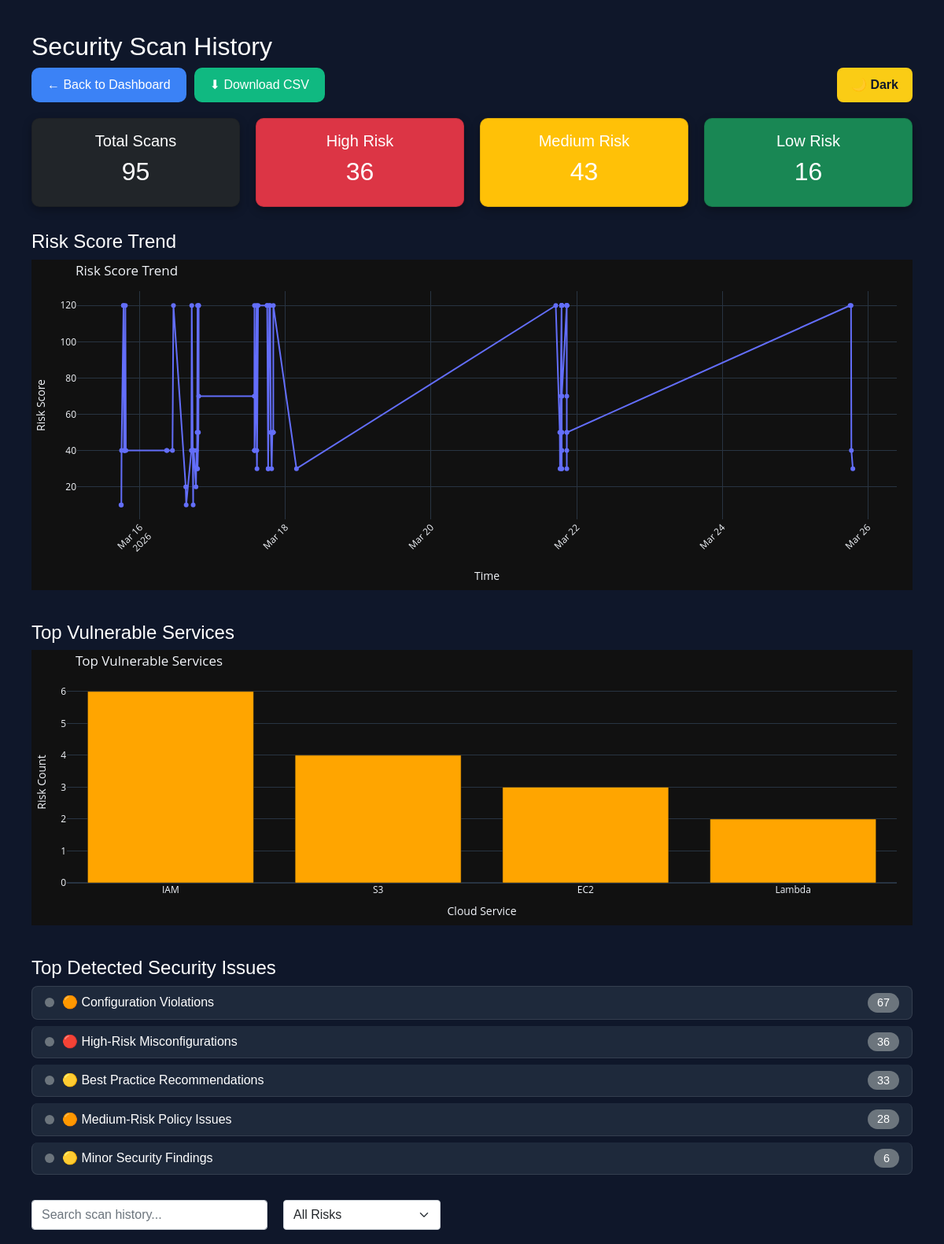
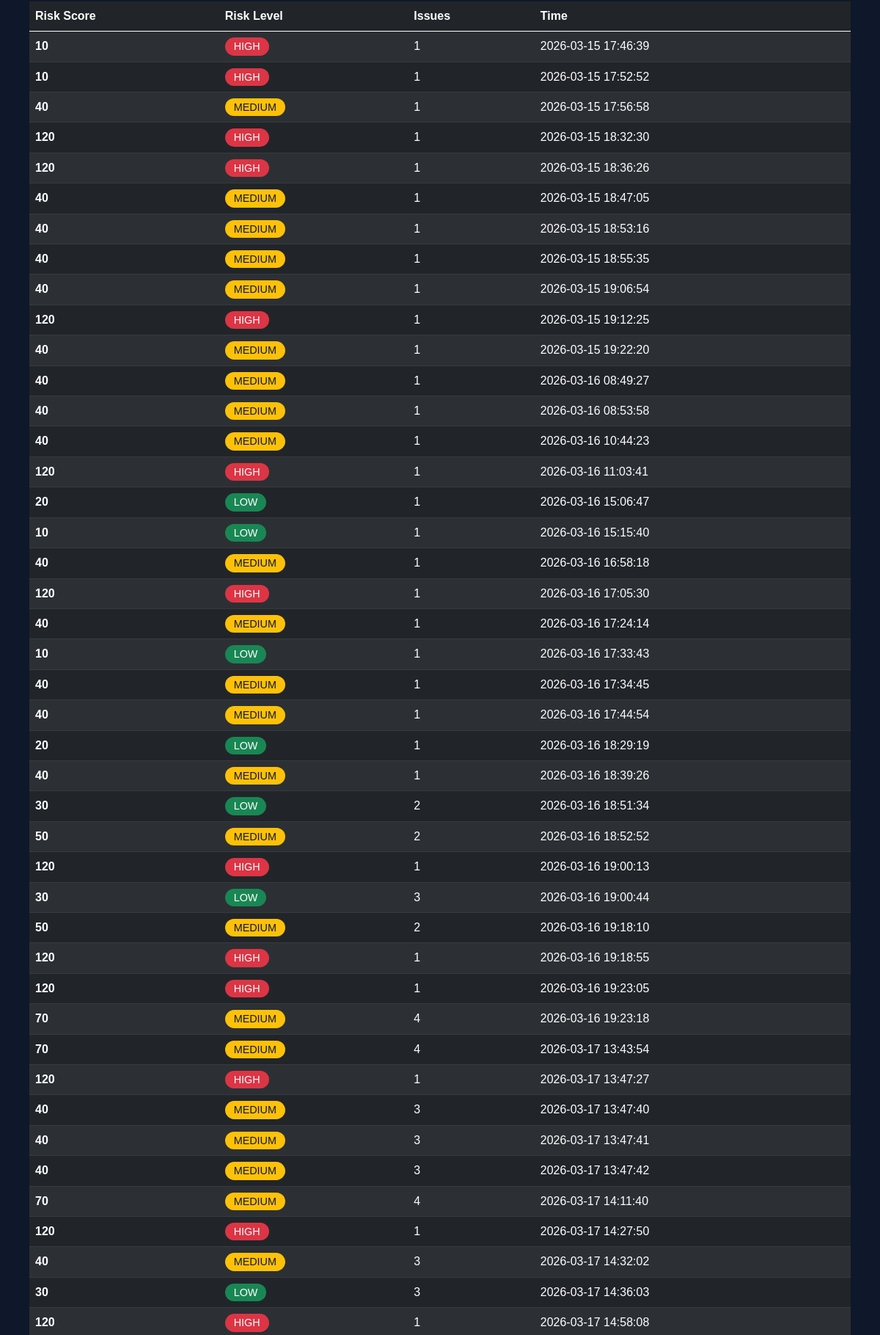
Screenshot of /history (signed in, upper part) with the database file from the repository (2 pictures, top to bottom).
### tables this page shows
CREATE TABLE scans (
            id INTEGER PRIMARY KEY AUTOINCREMENT,
            username TEXT,
            risk_score INTEGER,
            risk_level TEXT,
            issues_count INTEGER,
            timestamp DATETIME DEFAULT CURRENT_TIMESTAMP
        );

### app.py (the view, shortened to what this page needs)
@app.route("/history")
def history():
    if "user_id" not in session:
        return redirect(url_for("auth.login"))
    username = session.get("username")
    scans = get_scan_history(username)
    print(f"Username: {username}")
    print(f"Number of Scans: {len(scans)}")
    print(f"Scans data: {scans[:5]}")
    vulnerability_counts = {}
    for scan in scans:
        issues_count = scan[2]
        risk_level = scan[1]
        if issues_count > 0:
            if risk_level == "HIGH":
                if issues_count > 5:
                    category = "🔴 Critical Security Gaps"
                else:
                    category = "🔴 High-Risk Misconfigurations"
            elif risk_level == "MEDIUM":
                if issues_count > 3:
                    category = "🟠 Medium-Risk Policy Issues"
                else:
                    category = "🟠 Configuration Violations"
            elif risk_level == "LOW":
                if issues_count > 2:
                    category = "🟡 Best Practice Recommendations"
                else:
                    category = "🟡 Minor Security Findings"
            else:
                category = "⚪ Security Observations"
            vulnerability_counts[category] = (
                vulnerability_counts.get(category, 0) + issues_count
            )
    top_vulnerabilities = sorted(
        vulnerability_counts.items(), key=lambda x: x[1], reverse=True
    )[:5]
    if not top_vulnerabilities:
        top_vulnerabilities = [("📊 No security issues detected", 0)]
    print(f"Top vulnerabilities: {top_vulnerabilities}")  # Debug log
    services = ["IAM", "S3", "EC2", "Lambda"]
    service_risk_values = [6, 4, 3, 2]
    try:
        service_fig = go.Figure()
        service_fig.add_trace(
            go.Bar(x=services, y=service_risk_values, marker_color="orange")
        )
        service_fig.update_layout(
            title="Top Vulnerable Services",
            xaxis_title="Cloud Service",
            yaxis_title="Risk Count",
            template="plotly_dark",
            height=350,
            margin=dict(l=20, r=20, t=40, b=20),
        )
        service_chart = plot(
            service_fig,
            output_type="div",
            include_plotlyjs=False,
            config={"displaylogo": False, "displayModeBar": False},
        )
    except Exception as e:
        print(f"Error creating service chart: {e}")
        service_chart = "<p>Error loading chart</p>"
    total_scans = len(scans)
    high_risk = len([s for s in scans if s[1] == "HIGH"])
    medium_risk = len([s for s in scans if s[1] == "MEDIUM"])
    low_risk = len([s for s in scans if s[1] == "LOW"])
    scans = list(reversed(scans))
    risk_scores = [scan[0] for scan in scans]
    timestamps = [scan[3] for scan in scans]
    try:
        fig = go.Figure()
        fig.add_trace(
            go.Scatter(
                x=timestamps, y=risk_scores, mode="lines+markers", name="Risk Score"
            )
        )
        fig.update_layout(
            title="Risk Score Trend",
            height=420,
            xaxis_title="Time",
            yaxis_title="Risk Score",
            template="plotly_dark",
            margin=dict(l=20, r=20, t=40, b=20),
            xaxis_tickangle=-45,
        )
        chart = plot(
            fig,
            output_type="div",
            include_plotlyjs=False,
            config={"displaylogo": False, "displayModeBar": False},
        )
    except Exception as e:
        print(f"Error creating trend chart: {e}")
        chart = "<p>Error loading chart</p>"
    return render_template(
        "history.html",
        scans=scans,
        chart=chart,
        service_chart=service_chart,
        total_scans=total_scans,
        high_risk=high_risk,
        medium_risk=medium_risk,
        low_risk=low_risk,
        top_vulnerabilities=top_vulnerabilities,
    )

### app.py (called while the page is built)
@app.after_request
def add_security_headers(response):
    response.headers["X-Content-Type-Options"] = "nosniff"
    response.headers["X-Frame-Options"] = "DENY"
    response.headers["X-XSS-Protection"] = "1; mode=block"
    response.headers["Strict-Transport-Security"] = (
        "max-age=31536000; includeSubDomains"
    )
    response.headers["Content-Security-Policy"] = (
        "default-src 'self'; "
        "script-src 'self' 'unsafe-inline' 'unsafe-eval' https://cdn.plot.ly https://cdn.jsdelivr.net; "
        "style-src 'self' 'unsafe-inline' https://cdn.jsdelivr.net; "
        "img-src 'self' data: https:; "
        "connect-src 'self' https://cdn.jsdelivr.net;"
    )
    response.headers["Referrer-Policy"] = "strict-origin-when-cross-origin"
    response.headers["Permissions-Policy"] = "geolocation=(), microphone=(), camera=()"
    return response

### database/db.py (called while the page is built)
def get_scan_history(username):
    conn = sqlite3.connect(DB_NAME)
    cursor = conn.cursor()
    cursor.execute(
        """
        SELECT risk_score, risk_level, issues_count, timestamp
        FROM scans
        WHERE username = ?
        ORDER BY timestamp DESC
    """,
        (username,),
    )
    rows = cursor.fetchall()
    conn.close()
    return rows

### templates/history.html (shortened to what this page needs)
<!DOCTYPE html>
<html>
<head>
    <link href="https://cdn.jsdelivr.net/npm/bootstrap@5.0.0-beta3/dist/css/bootstrap.min.css" rel="stylesheet">
</head>
<body>
    <h2>Security Scan History</h2>
    <div style="display:flex; justify-content:space-between; margin-bottom:20px; flex-wrap: wrap; gap: 10px;">
        <div style="display:flex; gap:10px;">
            <a href="/" class="btn btn-primary">← Back to Dashboard</a>
            <a href="/export_csv" class="btn btn-success">⬇ Download CSV</a>
        </div>
        <div>
            <button onclick="toggleTheme()" id="themeBtn" class="theme-btn">🌙 Dark</button>
        </div>
    </div>
    <div style="display:flex; gap:20px; margin-bottom:30px; flex-wrap: wrap;">
        <div class="card summary-card total-scans-card"
            style="flex:1; min-width:200px; text-align:center; padding:1rem; border-radius:10px; background: #1e293b; color: white;">
            <h5>Total Scans</h5>
            <h2>{{ total_scans }}</h2>
        </div>
        <div class="card summary-card high-risk-card"
            style="flex:1; min-width:200px; text-align:center; padding:1rem; border-radius:10px; background: #dc3545; color: white;">
            <h5>High Risk</h5>
            <h2>{{ high_risk }}</h2>
        </div>
        <div class="card summary-card medium-risk-card"
            style="flex:1; min-width:200px; text-align:center; padding:1rem; border-radius:10px; background: #ffc107; color: white;">
            <h5>Medium Risk</h5>
            <h2>{{ medium_risk }}</h2>
        </div>
        <div class="card summary-card low-risk-card"
            style="flex:1; min-width:200px; text-align:center; padding:1rem; border-radius:10px; background: #198754; color: white;">
            <h5>Low Risk</h5>
            <h2>{{ low_risk }}</h2>
        </div>
    </div>
    <h4 style="margin-top:30px;">Risk Score Trend</h4>
    <div style="margin-bottom:40px;" class="chart-container">
        {{ chart | safe }}
    </div>
    <h4 style="margin-top:30px;">Top Vulnerable Services</h4>
    <div style="margin-bottom:40px;" class="chart-container">
        {{ service_chart | safe }}
    </div>
    <h4 style="margin-top:30px;">Top Detected Security Issues</h4>
    <ul class="list-group mb-4">
        {% for vuln, count in top_vulnerabilities %}
        <li class="list-group-item d-flex justify-content-between align-items-center">
            <div style="display: flex; align-items: center; gap: 10px;">
                {% if 'CRITICAL' in vuln or 'HIGH' in vuln %}
                <span
                    style="display: inline-block; width: 12px; height: 12px; background: #dc3545; border-radius: 50%;"></span>
                <span style="font-weight: 500;">{{ vuln }}</span>
                {% elif 'MEDIUM' in vuln %}
                <span
                    style="display: inline-block; width: 12px; height: 12px; background: #fd7e14; border-radius: 50%;"></span>
                <span style="font-weight: 500;">{{ vuln }}</span>
                {% elif 'LOW' in vuln %}
                <span
                    style="display: inline-block; width: 12px; height: 12px; background: #ffc107; border-radius: 50%;"></span>
                <span style="font-weight: 500;">{{ vuln }}</span>
                {% else %}
                <span
                    style="display: inline-block; width: 12px; height: 12px; background: #6c757d; border-radius: 50%;"></span>
                <span style="font-weight: 500;">{{ vuln }}</span>
                {% endif %}
            </div>
            {% if 'CRITICAL' in vuln or 'HIGH' in vuln %}
            <span class="badge" style="background: #dc3545; color: white; padding: 5px 12px; border-radius: 20px;">{{
                count }}</span>
            {% elif 'MEDIUM' in vuln %}
            <span class="badge" style="background: #fd7e14; color: #0f172a; padding: 5px 12px; border-radius: 20px;">{{
                count }}</span>
            {% elif 'LOW' in vuln %}
            <span class="badge" style="background: #ffc107; color: #0f172a; padding: 5px 12px; border-radius: 20px;">{{
                count }}</span>
            {% else %}
            <span class="badge" style="background: #6c757d; color: white; padding: 5px 12px; border-radius: 20px;">{{
                count }}</span>
            {% endif %}
        </li>
        {% endfor %}
    </ul>
    <div style="display:flex; gap:20px; margin-bottom:20px;">
        <input type="text" id="searchInput" onkeyup="searchTable()" placeholder="Search scan history..."
            class="form-control" style="max-width:300px;">
        <select id="riskFilter" class="form-select" style="width:200px;" onchange="filterTable()">
            <option value="ALL">All Risks</option>
        </select>
    </div>
    <table id="scanTable" class="table table-dark table-striped">
        <thead>
            <tr>
                <th>Risk Score</th>
                <th>Risk Level</th>
                <th>Issues</th>
                <th>Time</th>
            </tr>
        </thead>
        <tbody>
            {% for scan in scans %}
            <tr>
                <td>{{ scan[0] }}</td>
                <td>
                    <span
                        class="badge {% if scan[1] == 'HIGH' %}bg-danger {% elif scan[1] == 'MEDIUM' %}bg-warning text-dark {% elif scan[1] == 'LOW' %}bg-success {% else %}bg-secondary{% endif %}">
                        {{ scan[1] }}
                    </span>
                </td>
                <td>{{ scan[2] }}</td>
                <td>{{ scan[3] }}</td>
            </tr>
            {% endfor %}
        </tbody>
    </table>
</body>
</html>

### templates/history.html (style rules this page uses)
body { background: #0f172a; color: white; font-family: Arial; padding: 40px; transition: background-color 0.3s ease, color 0.3s ease; }
table { background: #1e293b; }
.theme-btn { background: #facc15; color: #0f172a; padding: 10px 18px; border-radius: 8px; border: none; font-weight: bold; cursor: pointer; transition: all 0.2s ease; }
.summary-card { box-shadow: 0 4px 12px rgba(0, 0, 0, 0.3); }
.list-group-item { transition: transform 0.2s ease, box-shadow 0.2s ease; margin-bottom: 8px; border-radius: 8px !important; border: 1px solid rgba(255, 255, 255, 0.1); background: #1e293b; color: white; }
.badge { font-size: 0.9rem; padding: 5px 12px; border-radius: 20px; font-weight: 500; }
.badge.bg-danger { background: #dc3545 !important; color: white; }
.badge.bg-warning { background: #ffc107 !important; color: #0f172a !important; }
.btn-primary { background: #3b82f6; border: none; color: white; padding: 10px 20px; border-radius: 10px; font-weight: 500; }
.btn-success { background: #10b981; border: none; color: white; padding: 10px 20px; border-radius: 10px; font-weight: 500; }
#scanTable td:first-child { font-weight: 600; }

### rows the page displays
scans: risk_score "10", risk_level "HIGH", issues_count "1", timestamp "2026-03-15 17:46:39"
scans: risk_score "10", risk_level "HIGH", issues_count "1", timestamp "2026-03-15 17:52:52"
scans: risk_score "40", risk_level "MEDIUM", issues_count "1", timestamp "2026-03-15 17:56:58"
scans: risk_score "120", risk_level "HIGH", issues_count "1", timestamp "2026-03-15 18:32:30"
scans: risk_score "120", risk_level "HIGH", issues_count "1", timestamp "2026-03-15 18:36:26"
scans: risk_score "40", risk_level "MEDIUM", issues_count "1", timestamp "2026-03-15 18:47:05"
scans: risk_score "40", risk_level "MEDIUM", issues_count "1", timestamp "2026-03-15 18:53:16"
scans: risk_score "40", risk_level "MEDIUM", issues_count "1", timestamp "2026-03-15 18:55:35"
scans: risk_score "40", risk_level "MEDIUM", issues_count "1", timestamp "2026-03-15 19:06:54"
scans: risk_score "120", risk_level "HIGH", issues_count "1", timestamp "2026-03-15 19:12:25"
scans: risk_score "40", risk_level "MEDIUM", issues_count "1", timestamp "2026-03-15 19:22:20"
scans: risk_score "40", risk_level "MEDIUM", issues_count "1", timestamp "2026-03-16 08:49:27"
scans: risk_score "40", risk_level "MEDIUM", issues_count "1", timestamp "2026-03-16 08:53:58"
scans: risk_score "40", risk_level "MEDIUM", issues_count "1", timestamp "2026-03-16 10:44:23"
scans: risk_score "120", risk_level "HIGH", issues_count "1", timestamp "2026-03-16 11:03:41"
scans: risk_score "20", risk_level "LOW", issues_count "1", timestamp "2026-03-16 15:06:47"
scans: risk_score "10", risk_level "LOW", issues_count "1", timestamp "2026-03-16 15:15:40"
scans: risk_score "40", risk_level "MEDIUM", issues_count "1", timestamp "2026-03-16 16:58:18"
scans: risk_score "120", risk_level "HIGH", issues_count "1", timestamp "2026-03-16 17:05:30"
scans: risk_score "40", risk_level "MEDIUM", issues_count "1", timestamp "2026-03-16 17:24:14"
scans: risk_score "10", risk_level "LOW", issues_count "1", timestamp "2026-03-16 17:33:43"
scans: risk_score "40", risk_level "MEDIUM", issues_count "1", timestamp "2026-03-16 17:34:45"
scans: risk_score "40", risk_level "MEDIUM", issues_count "1", timestamp "2026-03-16 17:44:54"
scans: risk_score "20", risk_level "LOW", issues_count "1", timestamp "2026-03-16 18:29:19"
scans: risk_score "40", risk_level "MEDIUM", issues_count "1", timestamp "2026-03-16 18:39:26"
scans: risk_score "30", risk_level "LOW", issues_count "2", timestamp "2026-03-16 18:51:34"
scans: risk_score "50", risk_level "MEDIUM", issues_count "2", timestamp "2026-03-16 18:52:52"
scans: risk_score "120", risk_level "HIGH", issues_count "1", timestamp "2026-03-16 19:00:13"
scans: risk_score "30", risk_level "LOW", issues_count "3", timestamp "2026-03-16 19:00:44"
scans: risk_score "50", risk_level "MEDIUM", issues_count "2", timestamp "2026-03-16 19:18:10"
scans: risk_score "120", risk_level "HIGH", issues_count "1", timestamp "2026-03-16 19:18:55"
scans: risk_score "120", risk_level "HIGH", issues_count "1", timestamp "2026-03-16 19:23:05"
scans: risk_score "70", risk_level "MEDIUM", issues_count "4", timestamp "2026-03-16 19:23:18"
scans: risk_score "70", risk_level "MEDIUM", issues_count "4", timestamp "2026-03-17 13:43:54"
scans: risk_score "120", risk_level "HIGH", issues_count "1", timestamp "2026-03-17 13:47:27"
scans: risk_score "40", risk_level "MEDIUM", issues_count "3", timestamp "2026-03-17 13:47:40"
scans: risk_score "40", risk_level "MEDIUM", issues_count "3", timestamp "2026-03-17 13:47:41"
scans: risk_score "40", risk_level "MEDIUM", issues_count "3", timestamp "2026-03-17 13:47:42"
scans: risk_score "70", risk_level "MEDIUM", issues_count "4", timestamp "2026-03-17 14:11:40"
scans: risk_score "120", risk_level "HIGH", issues_count "1", timestamp "2026-03-17 14:27:50"
scans: risk_score "40", risk_level "MEDIUM", issues_count "3", timestamp "2026-03-17 14:32:02"
scans: risk_score "30", risk_level "LOW", issues_count "3", timestamp "2026-03-17 14:36:03"
scans: risk_score "120", risk_level "HIGH", issues_count "1", timestamp "2026-03-17 14:58:08"

### other values shown
{{ total_scans }} "95"
{{ high_risk }} "36"
{{ medium_risk }} "43"
{{ low_risk }} "16"
{{ vuln }} "🟠 Configuration Violations" "🔴 High-Risk Misconfigurations" "🟡 Best Practice Recommendations" "🟠 Medium-Risk Policy Issues" "🟡 Minor Security Findings"
{{ count }} "67" "36" "33" "28" "6"
